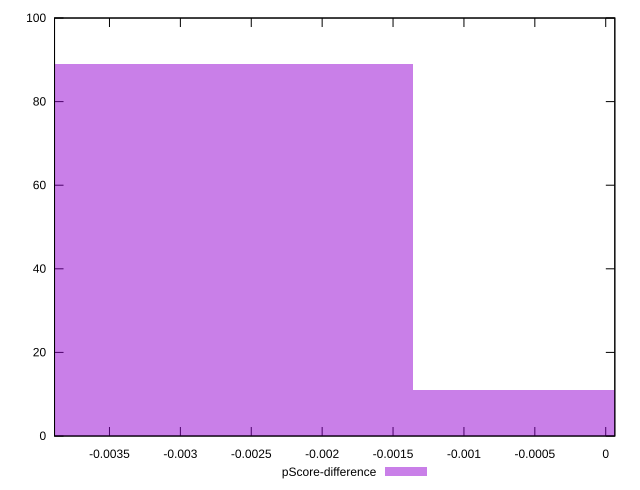

Reproduce this figure in gnuplot.
reset

$pScoreDifference <<EOF
-0.0027119558257654797 89
0 11
EOF

set key outside below
set boxwidth 0.0027119558257654797
set xrange [-0.003887518045901747:0.00006417586681428666]
set yrange [0:100]
set trange [0:100]
set style fill transparent solid 0.5 noborder
set terminal svg size 640, 490 enhanced background rgb 'white'
set output "report_00019_2021-02-10T18-14-37.922Z//cumulative-layout-shift/samples/pages+cached+noadtech+nomedia+nocss/pScore-difference/histogram.svg"

plot $pScoreDifference title "pScore-difference" with boxes

reset
